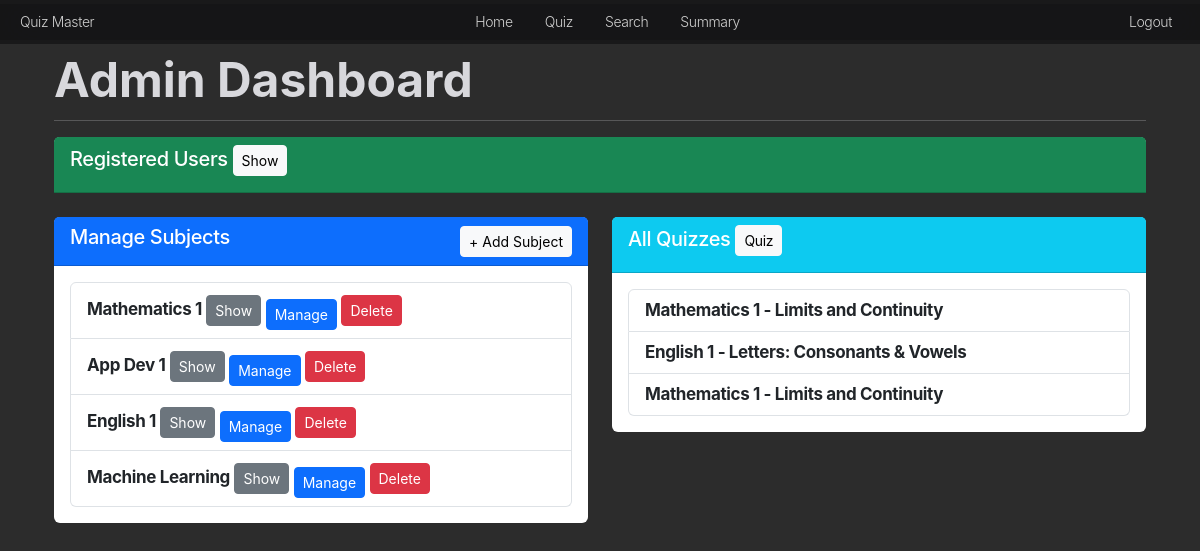
Page /admin/dashboard (signed in) on the committed database.
### models.py (models this page shows, shortened)
class Subject(db.Model):
    id = db.Column(db.Integer, primary_key=True)
    name = db.Column(db.String(100), unique=True, nullable=False)
    description = db.Column(db.Text, nullable=True)

class Quiz(db.Model):
    id = db.Column(db.Integer, primary_key=True)
    chapter_id = db.Column(db.Integer, db.ForeignKey('chapter.id'), nullable=False)
    date_of_quiz = db.Column(db.Date, nullable=False, default=datetime.utcnow)
    time_duration = db.Column(db.String(5), nullable=False)  # Format HH:MM
    remarks = db.Column(db.Text, nullable=True)
    chapter = db.relationship('Chapter', backref=db.backref('quizzes', lazy=True))

class Chapter(db.Model):
    id = db.Column(db.Integer, primary_key=True)
    name = db.Column(db.String(100), nullable=False)
    description = db.Column(db.Text, nullable=True)
    subject_id = db.Column(db.Integer, db.ForeignKey('subject.id'), nullable=False)
    subject = db.relationship('Subject', backref=db.backref('chapters', lazy=True))

### routes.py (the view)
@main.route('/admin/dashboard')
@login_required
def admin_dashboard():
    if session.get('user_role') != 'admin':
        flash("Access denied.", "danger")
        return redirect(url_for('main.home'))
    current_user = get_current_user()
    subjects = Subject.query.all()
    quizzes = Quiz.query.all()
    users = User.query.filter_by(is_admin=False).all()
    return render_template('admin_dashboard.html', quizzes=quizzes, subjects=subjects, users=users, current_user=current_user)

### routes.py (called while the page is built)
def login_required(f):
    @wraps(f)
    def decorated_function(*args, **kwargs):
        if 'user_id' not in session:
            flash("Please log in to access this page.", "danger")
            return redirect(url_for('auth.login'))
        return f(*args, **kwargs)
    return decorated_function

def get_current_user():
    if 'user_id' in session:
        return User.query.get(session['user_id'])
    return None

### templates/admin_dashboard.html (shortened to what this page needs)
{% extends "base.html" %}
{% block content %}
<div class="container">
    <h2 class="mt-4">Admin Dashboard</h2>
    <hr>
    <div class="card mb-4">
        <div class="card-header bg-success text-white">
            <h5>Registered Users
                <button onclick="toggleUsers()" class="btn btn-light btn-sm">Show</button>
            </h5>
        </div>
    </div>
    <div class="row">
        <div class="col-md-6">
            <div class="card mb-4">
                <div class="card-header bg-primary text-white d-flex justify-content-between align-items-center">
                    <h5>Manage Subjects</h5>
                    <button class="btn btn-light btn-sm" onclick="openSubjectModal()">+ Add Subject</button>
                </div>
                <div class="card-body">
                    <ul class="list-group">
                        {% for subject in subjects %}
                            <li class="list-group-item">
                                <strong>{{ subject.name }}</strong>
                                <button class="btn btn-sm btn-secondary" onclick="toggleChapters('{{ subject.id }}')">Show</button>
                                <button class="btn btn-primary btn-sm mt-2" onclick="openManageModal('{{ subject.id }}', '{{ subject.name }}')">Manage</button>
                                <button class="btn btn-danger btn-sm" onclick="deleteSubject({{ subject.id }})">Delete</button>
                            </li>
                        {% endfor %}
                    </ul>
                </div>
            </div>
        </div>
        <div class="col-md-6">
            <div class="card mb-4">
                <div class="card-header bg-info text-white">
                    <h5>All Quizzes <a class="btn btn-light btn-sm" href="{{ url_for('main.quiz_management') }}"> Quiz</a></h5>
                </div>
                <div class="card-body">
                    <ul class="list-group">
                        {% for quiz in quizzes %}
                            <li class="list-group-item">
                                <strong>{{ quiz.chapter.subject.name }} - {{ quiz.chapter.name }}</strong>
                            </li>
                        {% endfor %}
                    </ul>
                </div>
            </div>
        </div>
    </div>
</div>
{% endblock %}

### static/style.css (style rules this page uses)
:root { --nav-bg: rgb(22,22,23,0.8); --white: #f5f5f7; --bg: #f5f5f8; --dark-bg: #2c2c2c; --dark-box: #1c1c1c; --beinge-white: rgb(216,216,220); --gray: rgb(99,99,102) ; --blue: #0071e3; --orange: #bf4800; --red: rgb(215,0,21); --success: rgb(48,219,91); --yellow: rgb(255,214,10); --nav-color: rgba(255, 255, 255, .8); --nav-color-secondary: #E8E8ED; --nav-color-hover: #FFFFFF; --main-white: #ffffff; }
body { background-color: var(--dark-bg); font-size: 17px; line-height: 1.47059; font-weight: 400; letter-spacing: -0.022em; font-family: "SF Pro Text", "SF Pro Icons", "AOS Icons", "Helvetica Neue", Helvetica, Arial, sans-serif; color: var(--beinge-white); font-style: normal; overflow: hidden; overflow-y: auto; }
button { background-color: #007aff; color: #ffffff; border: none; border-radius: 12px; padding: 10px 20px; font-size: 16px; cursor: pointer; transition: all 0.2s ease-in-out; }
.container { margin-top: 56px; }
.card { border: none; }
h2 { font-size: 48px; line-height: 1; font-weight: 700; letter-spacing: -0.00043em; }

### rows in the picture
Subject: name "Mathematics 1"
Subject: name "App Dev 1"
Subject: name "English 1"
Subject: name "Machine Learning"
Quiz: chapter.subject.name "Mathematics 1", chapter.name "Limits and Continuity"
Quiz: chapter.subject.name "English 1", chapter.name "Letters: Consonants & Vowels"
Quiz: chapter.subject.name "Mathematics 1", chapter.name "Limits and Continuity"
